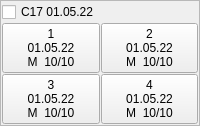
          <widget class="QFrame" name="frame_69">
           <property name="frameShape">
            <enum>QFrame::StyledPanel</enum>
           </property>
           <property name="frameShadow">
            <enum>QFrame::Raised</enum>
           </property>
           <layout class="QHBoxLayout" name="horizontalLayout_5">
            <property name="spacing">
             <number>1</number>
            </property>
            <property name="leftMargin">
             <number>1</number>
            </property>
            <property name="topMargin">
             <number>1</number>
            </property>
            <property name="rightMargin">
             <number>1</number>
            </property>
            <property name="bottomMargin">
             <number>1</number>
            </property>
            <item>
             <layout class="QGridLayout" name="gridLayout_69">
              <property name="leftMargin">
               <number>0</number>
              </property>
              <item row="1" column="1">
               <widget class="QPushButton" name="pushButton_276">
                <property name="text">
                 <string>2
01.05.22
M  10/10</string>
                </property>
               </widget>
              </item>
              <item row="1" column="0">
               <widget class="QPushButton" name="pushButton_278">
                <property name="text">
                 <string>1
01.05.22
M  10/10</string>
                </property>
               </widget>
              </item>
              <item row="0" column="0" colspan="2">
               <widget class="QCheckBox" name="A1_69">
                <property name="text">
                 <string>C17 01.05.22</string>
                </property>
               </widget>
              </item>
              <item row="2" column="1">
               <widget class="QPushButton" name="pushButton_277">
                <property name="text">
                 <string>4
01.05.22
M  10/10</string>
                </property>
               </widget>
              </item>
              <item row="2" column="0">
               <widget class="QPushButton" name="pushButton_279">
                <property name="text">
                 <string>3
01.05.22
M  10/10</string>
                </property>
               </widget>
              </item>
             </layout>
            </item>
           </layout>
          </widget>
